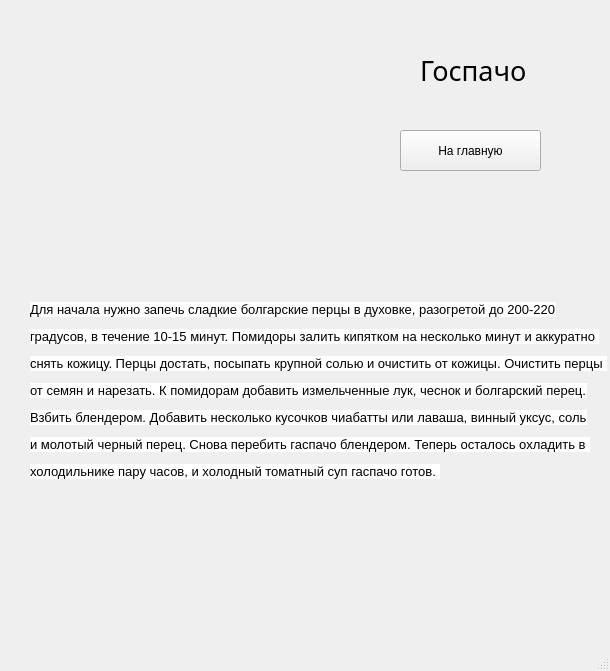
<?xml version="1.0" encoding="UTF-8"?>
<ui version="4.0">
 <class>MainWindow</class>
 <widget class="QMainWindow" name="MainWindow">
  <property name="enabled">
   <bool>true</bool>
  </property>
  <property name="geometry">
   <rect>
    <x>0</x>
    <y>0</y>
    <width>610</width>
    <height>671</height>
   </rect>
  </property>
  <property name="windowTitle">
   <string>MainWindow</string>
  </property>
  <widget class="QWidget" name="centralwidget">
   <widget class="QLabel" name="Pic">
    <property name="geometry">
     <rect>
      <x>30</x>
      <y>30</y>
      <width>311</width>
      <height>201</height>
     </rect>
    </property>
    <property name="text">
     <string/>
    </property>
    <property name="pixmap">
     <pixmap>gos.jpg</pixmap>
    </property>
    <property name="scaledContents">
     <bool>true</bool>
    </property>
   </widget>
   <widget class="QLabel" name="Name">
    <property name="geometry">
     <rect>
      <x>420</x>
      <y>50</y>
      <width>141</width>
      <height>41</height>
     </rect>
    </property>
    <property name="font">
     <font>
      <family>Britannic Bold</family>
      <pointsize>20</pointsize>
     </font>
    </property>
    <property name="text">
     <string>Госпачо</string>
    </property>
   </widget>
   <widget class="QPushButton" name="back">
    <property name="geometry">
     <rect>
      <x>400</x>
      <y>130</y>
      <width>141</width>
      <height>41</height>
     </rect>
    </property>
    <property name="text">
     <string>На главную</string>
    </property>
   </widget>
   <widget class="QLabel" name="TextOf">
    <property name="geometry">
     <rect>
      <x>30</x>
      <y>150</y>
      <width>581</width>
      <height>481</height>
     </rect>
    </property>
    <property name="text">
     <string>&lt;html&gt;&lt;head/&gt;&lt;body&gt;&lt;p&gt;&lt;span style=&quot; font-family:'-apple-system,BlinkMacSystemFont,Roboto,Helvetica Neue,sans-serif'; font-size:10pt; color:#000000; background-color:#ffffff;&quot;&gt;Для начала нужно запечь сладкие болгарские перцы в духовке, разогретой до 200-220&lt;/span&gt;&lt;/p&gt;&lt;p&gt;&lt;span style=&quot; font-family:'-apple-system,BlinkMacSystemFont,Roboto,Helvetica Neue,sans-serif'; font-size:10pt; color:#000000; background-color:#ffffff;&quot;&gt;градусов, в течение 10-15 минут. Помидоры залить кипятком на несколько минут и аккуратно &lt;/span&gt;&lt;/p&gt;&lt;p&gt;&lt;span style=&quot; font-family:'-apple-system,BlinkMacSystemFont,Roboto,Helvetica Neue,sans-serif'; font-size:10pt; color:#000000; background-color:#ffffff;&quot;&gt;снять кожицу. Перцы достать, посыпать крупной солью и очистить от кожицы. Очистить перцы &lt;/span&gt;&lt;/p&gt;&lt;p&gt;&lt;span style=&quot; font-family:'-apple-system,BlinkMacSystemFont,Roboto,Helvetica Neue,sans-serif'; font-size:10pt; color:#000000; background-color:#ffffff;&quot;&gt;от семян и нарезать. К помидорам добавить измельченные лук, чеснок и болгарский перец.&lt;/span&gt;&lt;/p&gt;&lt;p&gt;&lt;span style=&quot; font-family:'-apple-system,BlinkMacSystemFont,Roboto,Helvetica Neue,sans-serif'; font-size:10pt; color:#000000; background-color:#ffffff;&quot;&gt;Взбить блендером. Добавить несколько кусочков чиабатты или лаваша, винный уксус, соль&lt;/span&gt;&lt;/p&gt;&lt;p&gt;&lt;span style=&quot; font-family:'-apple-system,BlinkMacSystemFont,Roboto,Helvetica Neue,sans-serif'; font-size:10pt; color:#000000; background-color:#ffffff;&quot;&gt;и молотый черный перец. Снова перебить гаспачо блендером. Теперь осталось охладить в &lt;/span&gt;&lt;/p&gt;&lt;p&gt;&lt;span style=&quot; font-family:'-apple-system,BlinkMacSystemFont,Roboto,Helvetica Neue,sans-serif'; font-size:10pt; color:#000000; background-color:#ffffff;&quot;&gt;холодильнике пару часов, и холодный томатный суп гаспачо готов. &lt;/span&gt;&lt;/p&gt;&lt;/body&gt;&lt;/html&gt;</string>
    </property>
   </widget>
  </widget>
  <widget class="QMenuBar" name="menubar">
   <property name="geometry">
    <rect>
     <x>0</x>
     <y>0</y>
     <width>610</width>
     <height>21</height>
    </rect>
   </property>
  </widget>
  <widget class="QStatusBar" name="statusbar"/>
 </widget>
 <resources/>
 <connections/>
</ui>
